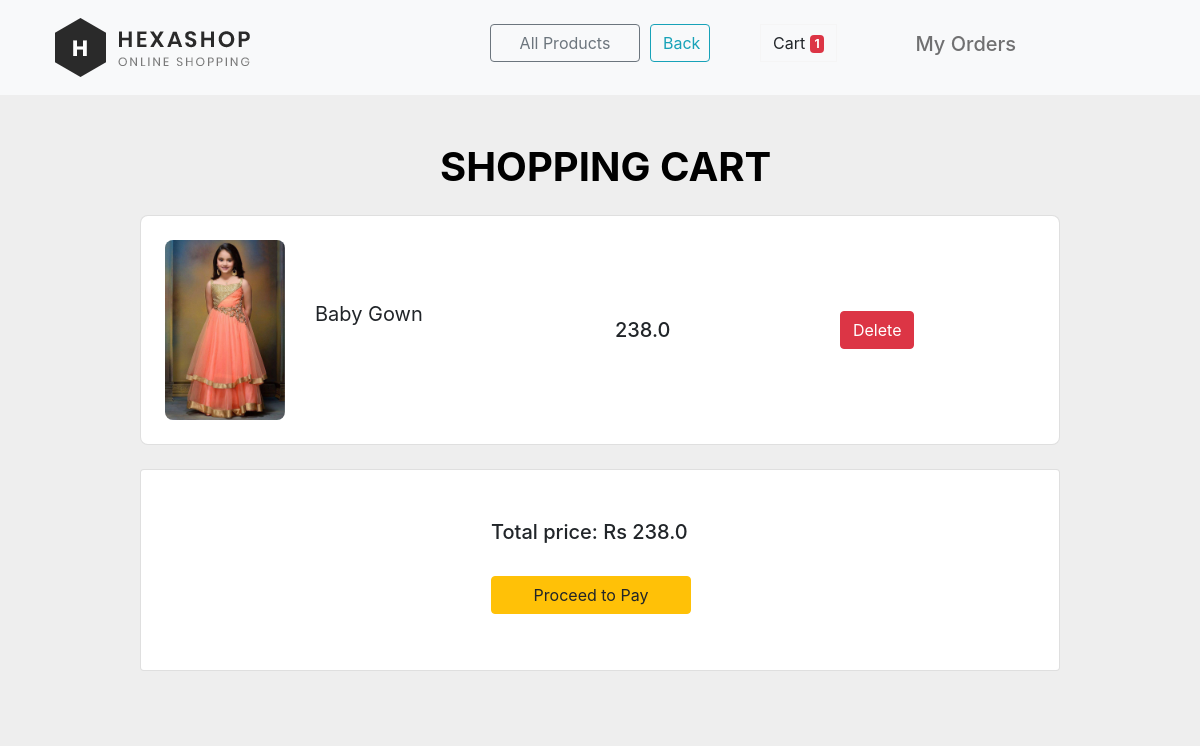
The page /cartv/ (signed in) on the database its author committed.
### myapp/models.py (models this page shows, shortened)
class Cart(models.Model):
    product=models.ForeignKey(product,on_delete=models.CASCADE)
    user=models.ForeignKey(User,on_delete=models.CASCADE)
    date=models.DateField(auto_now_add=True)
    status=models.CharField(max_length=100,default="cart")
    count=models.IntegerField(default=1)

class product(models.Model):
         name=models.CharField(max_length=100,null=False,blank=False)
         price=models.FloatField(null=False,blank=False)
         image=models.FileField(upload_to="Media",null=True,blank=True)
         categories=models.ForeignKey(categories,on_delete=models.CASCADE)
         status=models.BooleanField(default=False,help_text="0=default,1=Hidden")

### myapp/views.py (the view)
# urls.py: path('cartv/',views.cartview,name="myapp_cartview"),
def cartview(request):
    x=Cart.objects.filter(user=request.user,status="cart")
    y=len(Cart.objects.filter(user=request.user,status="cart"))
    total=Cart.objects.filter(user=request.user,status='cart').aggregate(tot=Sum("product__price"))
    return render(request,"myapp/cartview.html",{'cart':x,'total':total,'y':y})

### myapp/templates/myapp/cartview.html (shortened to what this page needs)
{% load static %}
<!DOCTYPE html>
<html lang="en">
<head>
    <link rel="stylesheet" href="https://cdnjs.cloudflare.com/ajax/libs/fancybox/2.1.5/jquery.fancybox.min.css" media="screen">
    <link href="https://cdn.jsdelivr.net/npm/bootstrap@5.2.1/dist/css/bootstrap.min.css" rel="stylesheet"
>
    <link href="https://cdn.jsdelivr.net/npm/bootstrap@4.6.1/dist/css/bootstrap.min.css" rel="stylesheet">
</head>
<body>
  <nav class="navbar navbar-expand-lg bg-light">
    <div class="container">
       <img style="padding: 10px;" src="{% static 'assets/images/logo.png' %}">
       <div class="collapse navbar-collapse">
             <ul class="navbar-nav me-auto" style="padding-left: 80px;">
                <li class="nav-item" style="padding-left: 150px;">
                  <a style="width: 150px;" class="btn btn-outline-secondary" href="/fullp">All Products</a>
                </li>
                <li class="nav-item" style="padding-left: 10px;">
                  <a style="width: 60px;" class="btn btn-outline-info" href="/pur">Back</a>
                </li>
                <li class="nav-item" style="padding-left: 50px;">
                  <a href="/cartv" type="button" class="btn btn-light" style="border-radius: 0px; border-color: whitesmoke">Cart
                     <span class="badge badge-danger">{{y}}</span>
                  </a>
                </li>
                <li class="nav-item" style="padding-left: 70px;">
                   <h5><a class="nav-link" href="/orderv">My Orders</a></h5>
                </li>
             </ul>
       </div>
    </div>
 </nav>
    <section class="h-100" style="background-color: #eee;">
        <div class="container h-100 py-5">
          <div class="row d-flex justify-content-center align-items-center h-100">
            <div class="col-10">
              <div class="d-flex justify-content-between align-items-center mb-4">
                <h1 style="padding-left: 300px;" class="fw-normal mb-0 text-black"><strong>SHOPPING CART</strong></h1>
              </div>
              {% for i in cart %}
              <div class="card rounded-3 mb-4">
                <div class="card-body p-4">
                  <div class="row d-flex justify-content-between align-items-center">
                    <div class="col-md-2 col-lg-2 col-xl-2">
                      <img src="/media/{{i.product.image}}" class="img-fluid rounded-3" alt="Cotton T-shirt">
                    </div>
                    <div class="col-md-3 col-lg-3 col-xl-3">
                      <p class="lead fw-normal mb-2">{{i.product.name|title}}</p><br>
                    </div>
                    <div class="col-md-3 col-lg-2 col-xl-2 offset-lg-1">
                      <h5 class="mb-0">{{i.product.price}}</h5>
                    </div>
                    <div class="col-md-3 col-lg-2 col-xl-2 offset-lg-1">
                      <a href="/dltcartitem/{{i.id}}" class="btn btn-danger">Delete</a>
                    </div>
                  </div>
                </div>
              </div>
              {% endfor %}
              <div class="card">
                <div class="card-body" style="height: 200px; padding-left:350px ;">
                 <h5 style="padding-top: 30px;">Total price: Rs  {{total.tot}}</h5><br>
                 <a href="/checkout" class="btn btn-warning" style="width: 200px;">Proceed to Pay</a>
                </div>
              </div>
            </div>
          </div>
        </div>
      </section>
</body>
</html>

### myapp/templates/myapp/cartview.html (style rules this page uses)
body { background-color: #eee; }

### rows shown on the page
Cart: product.image (picture), product.name "Baby Gown", product.price "238.0"

### other values the page prints
{{ y }} "1"
{{ total.tot }} "238.0"
